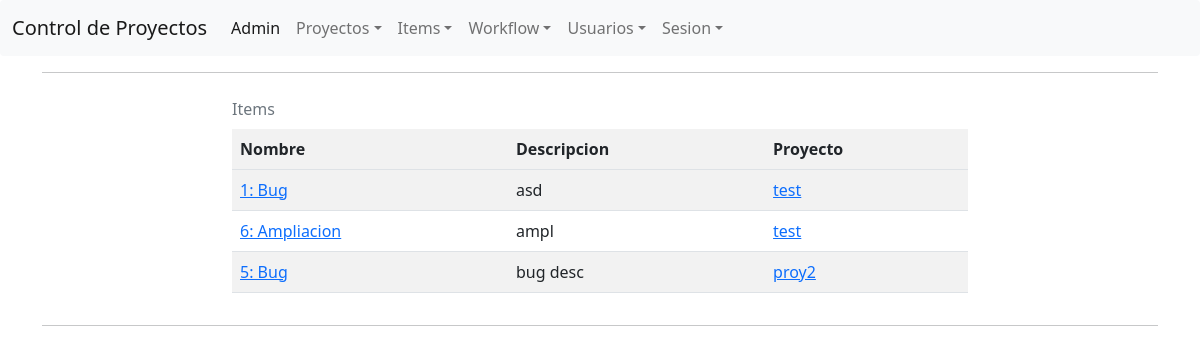
The page /item/ on the database its author committed.
### ControlProyecto/models/Item.py (models this page shows, shortened)
class Item(models.Model):
    proyecto = models.ForeignKey("Proyecto",  on_delete=models.CASCADE)
    tipo = models.ForeignKey("TipoItem",  on_delete=models.CASCADE)
    descripcion = models.TextField()
    def __str__(self):
        return str(self.pk) + ": " + self.tipo.nombre

### ControlProyecto/models/TipoItem.py (models this page shows, shortened)
class TipoItem(models.Model):
    nombre = models.CharField(max_length=32, unique=True)
    workflow = models.ForeignKey("Workflow", on_delete=models.CASCADE)

### ControlProyecto/models/Proyecto.py (models this page shows, shortened)
class Proyecto(models.Model):
    nombre = models.CharField(max_length=32)
    descripcion = models.TextField(null=True)
    usuarios = models.ManyToManyField("Usuario", through="RolUsuario", blank=True)
    def __str__(self):
        return self.nombre

### ControlProyecto/views/ItemView.py (the view)
# urls.py: path('item/', ItemListView.as_view(), name="listado-item"),
class ItemListView(ListView):
    model = Item
    ordering = ["proyecto_id"]
    queryset = Item.objects.all()
    context_object_name = "items"
    paginate_by = 10
    template_name = "listado_item.html"

### ControlProyecto/templates/listado_item.html (shortened to what this page needs)
{% extends "base.html" %}
{% block content %}
<table>
    <caption>
        Items
    </caption>
    <tr>
        <th>Nombre</th>
        <th>Descripcion</th>
        <th>Proyecto</th>
    </tr>
    <tr>
        {% for i in items %}
            <tr>
                <td><a href="{% url "detalle-item" pk=i.id %}">{{ i }}</a></td>
                <td>{{ i.descripcion }}</td>
                <td><a href="{% url "detalle-proyecto" pk=i.proyecto_id %}">{{ i.proyecto }}</a></td>
            </tr>
        {% endfor %}
    </tr>
</table>
{% endblock %}

### ControlProyecto/templates/base.html (style rules this page uses)
caption { caption-side: top; }

### rows shown on the page
Item: id+tipo "1: Bug", descripcion "asd", proyecto "test"
Item: id+tipo "6: Ampliacion", descripcion "ampl", proyecto "test"
Item: id+tipo "5: Bug", descripcion "bug desc", proyecto "proy2"
